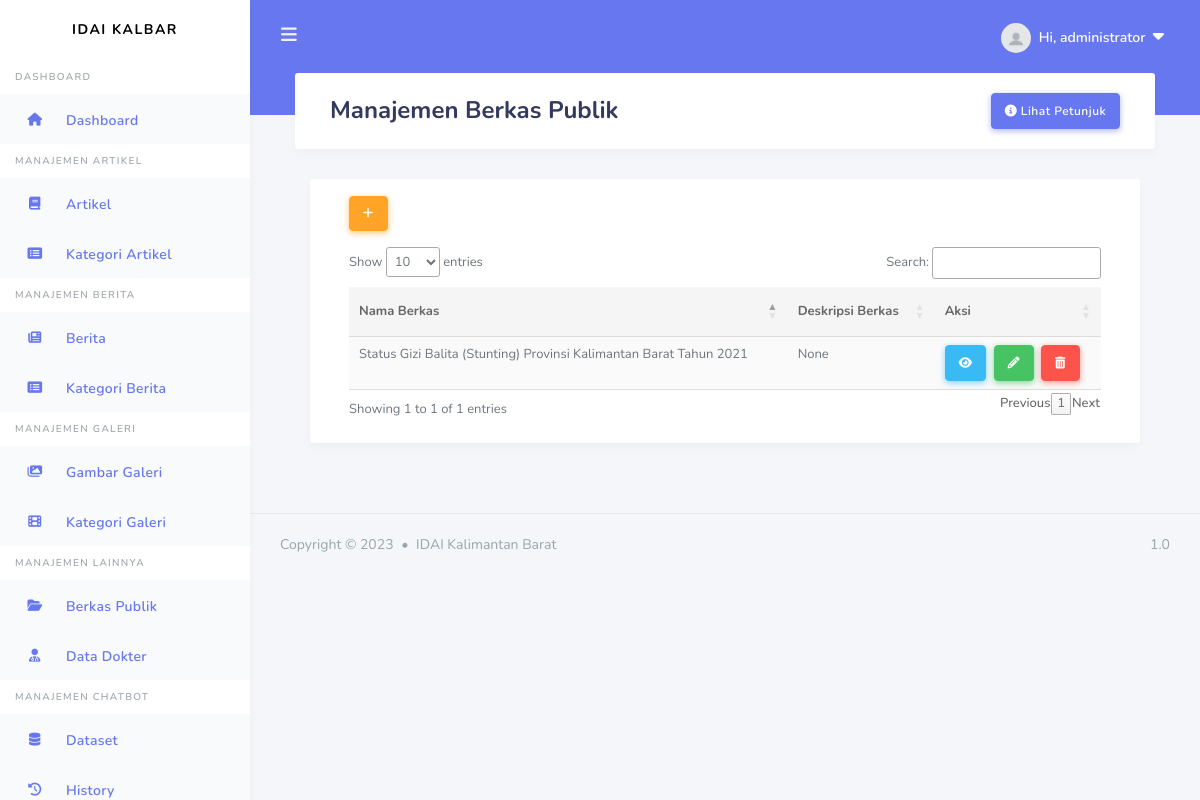
Page /admin/berkas-umum (signed in) on the earlier database version.
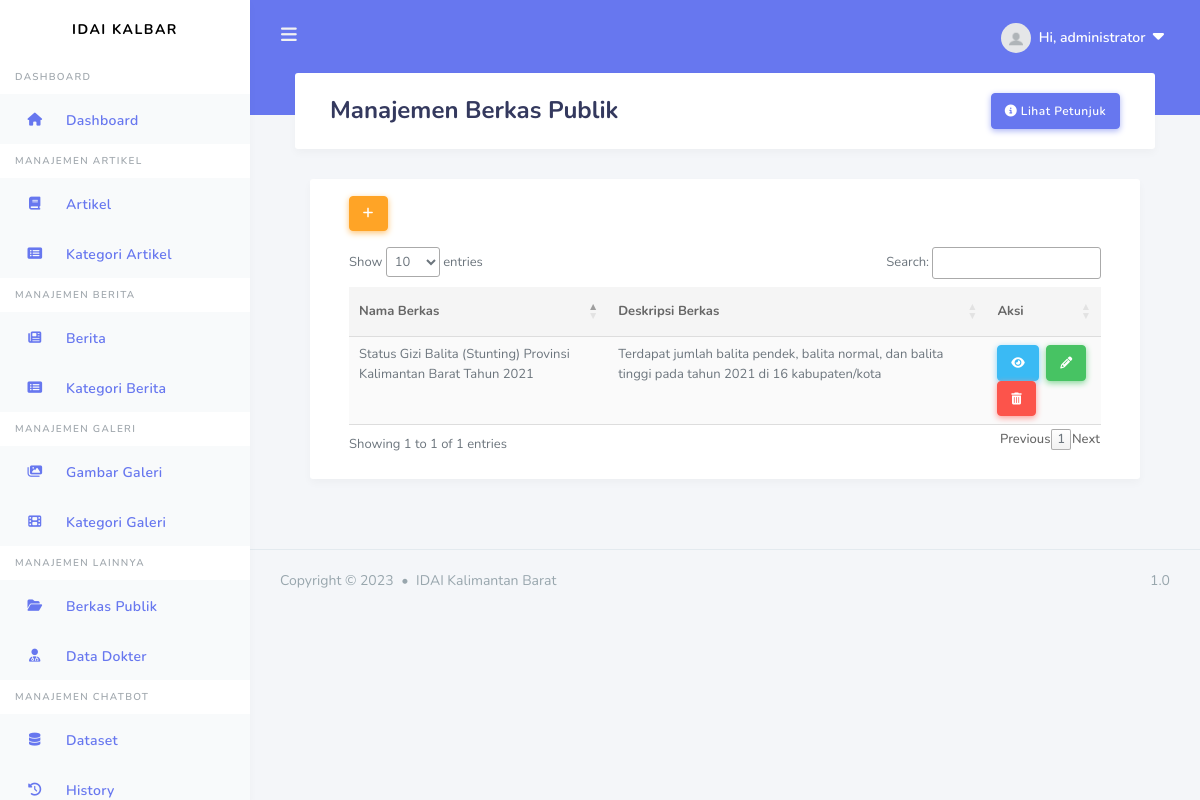
Same page on the later database version.
### apps/models.py (models this page shows, shortened)
class Files_Public(db.Model):
    id = db.Column(db.Integer, primary_key=True)
    title = db.Column(db.String(100), nullable=False)
    description = db.Column(db.String(100))
    filename = db.Column(db.String(50), nullable=False)
    slug = db.Column(db.String(100), nullable=False, unique=True)

### apps/files/routes.py (the view)
@files.route("/admin/berkas-umum", methods=['GET', 'POST'])
@login_required
def new_files():
    form = FilesForm()
    if form.validate_on_submit():
        if form.file.data:
            file_name = save_file(form.file.data)
        file = Files_Public(title=form.title.data, description=form.description.data, filename=file_name, slug = slugify(request.form.get("title")))
        db.session.add(file)
        db.session.commit()
    files = Files_Public.query.all()
    return render_template('users/admin/berkas_admin.html', form=form, title='Berkas Publik', files=files)

### apps/files/forms.py
class FilesForm(FlaskForm):
    title = StringField('Nama Berkas', validators=[DataRequired()])
    description = StringField('Deskripsi Berkas', validators=[DataRequired()])
    file = FileField('Berkas', validators=[DataRequired(), FileAllowed(['pdf', 'doc', 'docx', 'xlsx', 'csv'])])
    submit = SubmitField('Simpan File')

### apps/models.py (called while the page is built)
@login_manager.user_loader
def load_user(user_id):
    return User.query.get(int(user_id))

### apps/templates/users/admin/berkas_admin.html (shortened to what this page needs)
{% extends "layouts/base_dashboard.html" %}
{% block header %}
<div class="container">
    <h1>Manajemen {{ title }}</h1>
    <button type="button" class="btn btn-primary float-right" data-toggle="modal" data-target="#exampleModalll">
        <i class="fa-solid fa-circle-info"></i>&nbsp;Lihat Petunjuk
    </button>
  </div>
{% endblock header %}
{% block content %}
<div class="container">
    <div class="row">
      <div class="col-12 col-md-12 col-lg-12">
        <div class="card">
          <section class="section m-4">
            <div class="container mb-3">
                <button type="button" class="btn btn-warning btn-md" data-placement="top" title="Add" data-toggle="modal" data-target="#exampleModal">
                    <i class="fa-solid fa-plus"></i>
                </button>
            </div>
            <div class="container">
                <table id="data" class="table table-striped table-hover">
                    <thead>
                        <tr>
                            <th scope="col">Nama Berkas</th>
                            <th scope="col">Deskripsi Berkas</th>
                            <th scope="col">Aksi</th>
                        </tr>
                        </thead>
                        <tbody>
                        {% for f in files %}
                        <tr>
                            <td>{{ f.title }}</td>
                            <td>{{ f.description }}</td>
                            <td>
                                <div>
                                    <button type="button" class="btn btn-md btn-info mr-1" data-toggle="modal" data-target="#viewModal{{f.id}}" title="Show">
                                        <i class="fa-solid fa-eye"></i>
                                    </button>
                                    <button type="button" class="btn btn-success btn-md mr-1" data-toggle="modal" data-target="#updateModal{{f.id}}" title="Edit">
                                        <i class="fa-solid fa-pencil"></i>
                                    </button>
                                    <button type="button" class="btn btn-md btn-danger " data-toggle="modal" data-target="#deleteModal{{f.id}}" title="Delete">
                                        <i class="fa-solid fa-trash-can"></i>
                                    </button>
                                </div>
                            </td>
                        </tr>
                        {% endfor %}
                        </tbody>
                </table>
            </div>
          </section>
        </div>
      </div>
    </div>
</div>
{% endblock content%}

Differences in the rows shown:
changed Files_Public: description "None" → "Terdapat jumlah balita pendek, balita normal, dan balita tinggi pada tahun 2021 di 16 kabupaten/kota"
